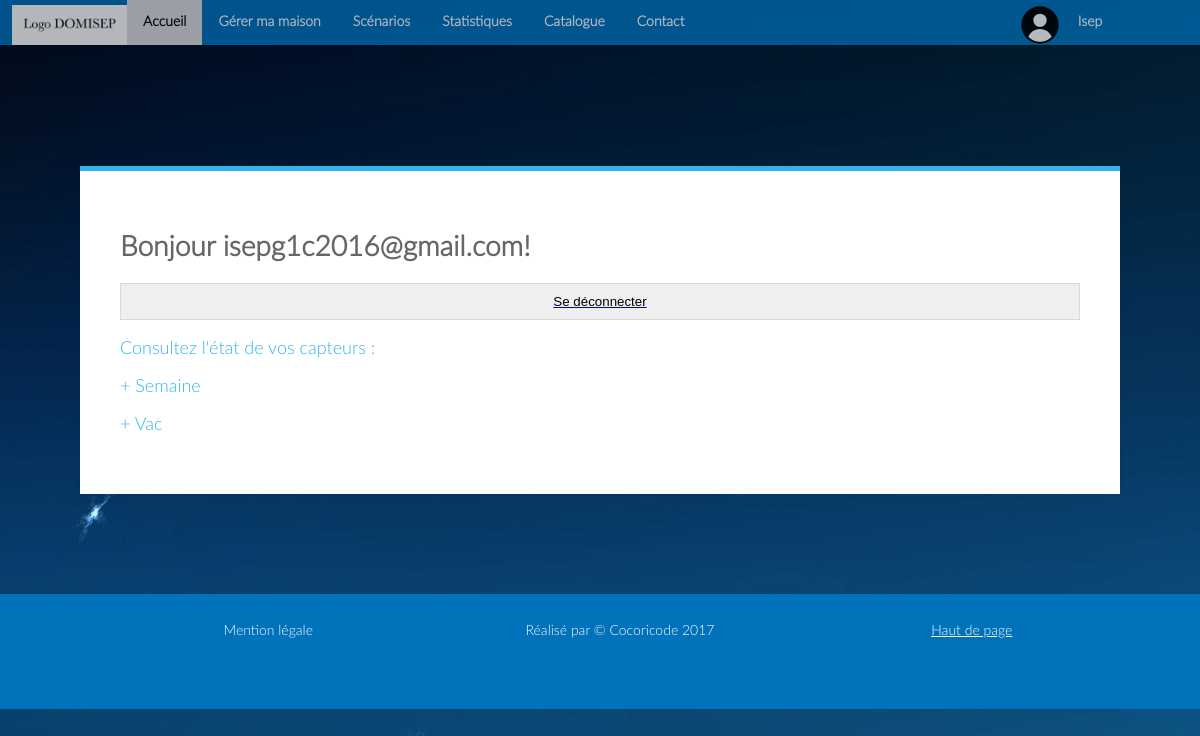
The app's page / (signed in), older data.
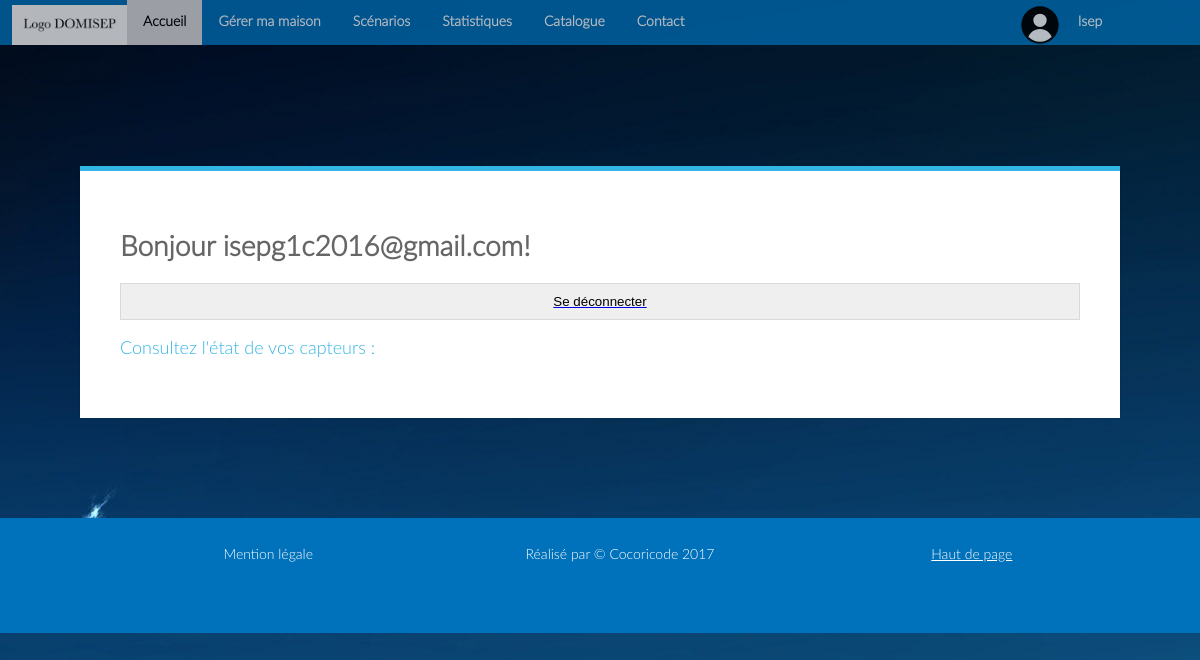
The same page, newer data.
### tables this page shows
CREATE TABLE `Scenario` (
  `Id` int(11) NOT NULL,
  `Nom` varchar(30) NOT NULL,
  `Recurrence` varchar(10) NOT NULL,
  `Id_Utilisateur` int(11) NOT NULL
);

### Controleur/accueil.php (called while the page is built, shortened)
<?php
$iduser = $_SESSION['id'];
require('Modele/fonctions.php');
include('Modele/connexion_bdd.php');
$reqscernar = $mysqli->query("SELECT * FROM Scenario WHERE Id_Utilisateur = '$iduser'");
$valscenar = [];
$nomscenar = [];
while ($scenar = $reqscernar ->fetch_array(MYSQLI_ASSOC)) {
	$val=[];
	$scenarid = $scenar['Id'];
	$result = $mysqli->query("SELECT * FROM Programmation WHERE Id_scenario = '$scenarid'");
	while($donnees = $result ->fetch_array(MYSQLI_ASSOC)){
		$idcapt = $donnees['Id_Capteur'];
		$resultcapt = $mysqli->query("SELECT * FROM Capteur WHERE Id = '$idcapt'");
		$idcapteur = $resultcapt->fetch_array(MYSQLI_ASSOC);
		$donnees['Id_Capteur']=$idcapteur['Nom'];
		$fonc = select('Fonctionnalite',['Nom','Type_donnees'],'Id='.$donnees['Id_Fonctionnalite']);
		$donnees['Id_Fonctionnalite']=[$fonc['Nom'],$fonc['Type_donnees']];
		$piece = select('Pieces',['Nom'],'Id='.$donnees['Id_Pieces']);
		$donnees['Id_Pieces']=$piece['Nom'];
		array_push($val, $donnees);
		}
	array_push($nomscenar, [$scenar['Nom'],$scenar['Id']]);
	array_push($valscenar, $val);
}
include('Vue/accueil.php');
?>

### Vue/accueil.php (the view, shortened to what this page needs)
<div class="module3">
	<div class='form form-block'>
		<h1>Bonjour <?php echo $_SESSION['mail'];if ($_SESSION['admin']=='1') {echo " Vous êtes l'administrateur";}?>!</h1>
	<h1>
			<a href="index.php?page=deconnexion"><input type="submit"
				value="Se déconnecter">
		</h1>
		<h2>Consultez l'état de vos capteurs :</h2>
	<?php
	foreach ( $valscenar as $key => $val ) {
		?>
	<h2 style="cursor: pointer"
			onclick='affich("<?php echo $nomscenar[$key][0] ?>",this.id)'
			id="titre_<?php echo $nomscenar[$key][0] ?>">+ <?php echo $nomscenar[$key][0] ?></h2>
	<?php
	}
	?>
</div>
</div>

Row changes from the older to the newer data that the page shows:
removed scenario: Nom "Semaine"
removed scenario: Nom "Vac"
